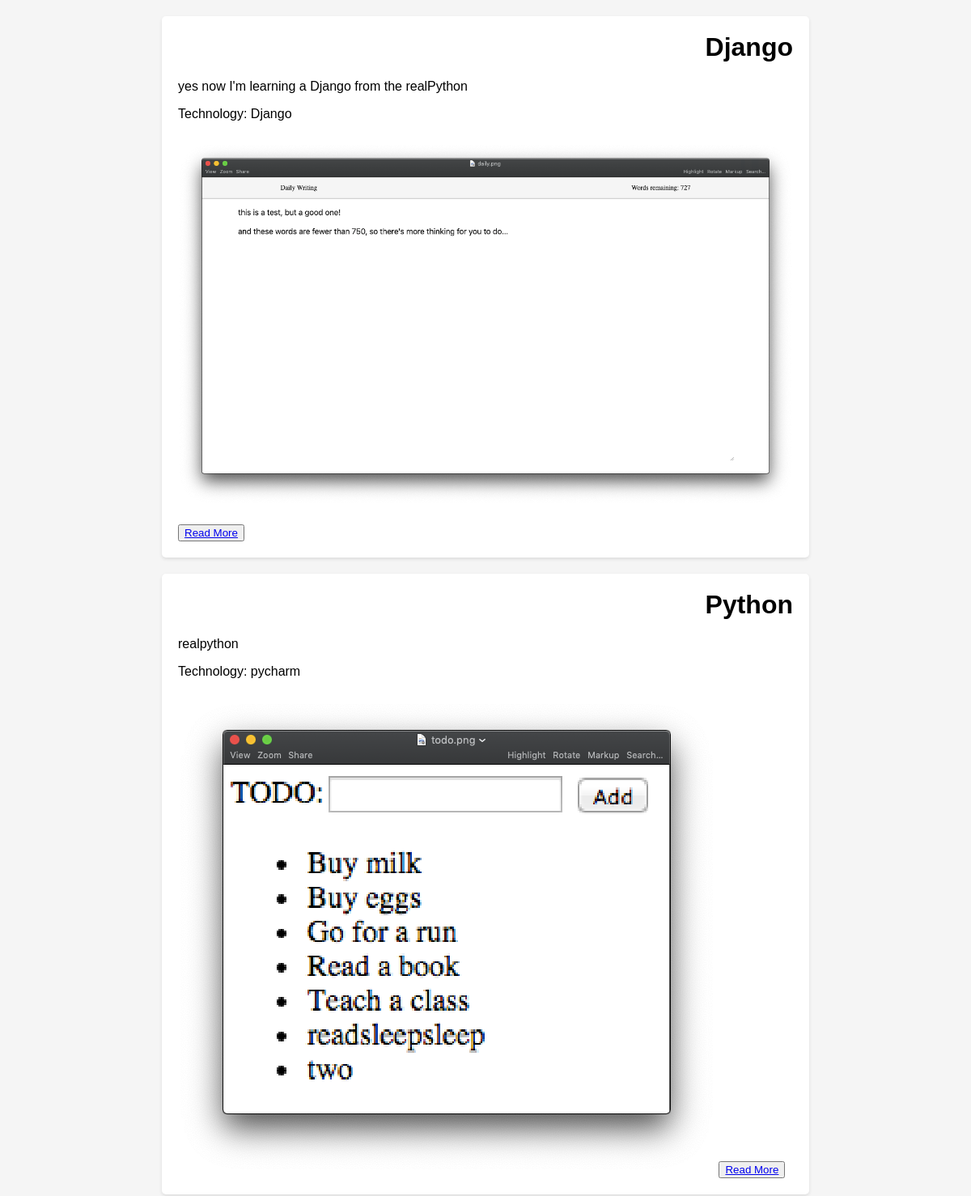
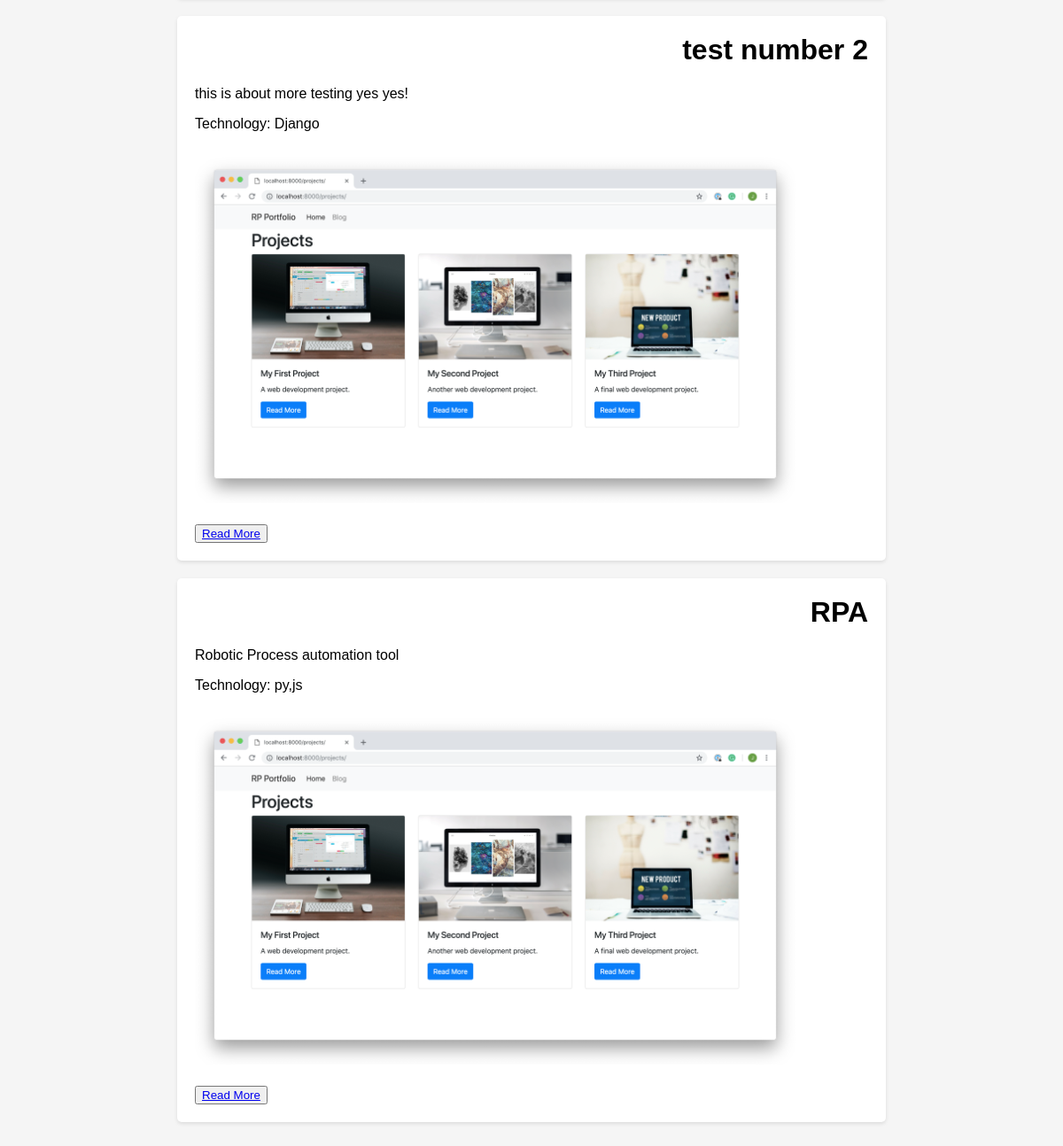
/projects/, run on the app's committed database (2 pictures, top to bottom).
### projects/models.py (models this page shows)
class  Project(models.Model):
    title = models.CharField(max_length=100)
    description = models.TextField()
    technology = models.CharField(max_length=20)
    image = models.CharField(max_length=100)

### projects/views.py (the view)
# urls.py: path('', views.all_projects,name='all_projects'),
def all_projects(request):
   project = Project.objects.all()
   return render(request, 'projects/allprojects.html',   {'projects': project})

### projects/templates/projects/allprojects.html (shortened to what this page needs)
    {% extends 'projects/base.html' %}
    {%load static %}
    {% block content %}
    <!DOCTYPE html>
    <html lang="en">
    <head>
    </head>
    <body>
        <div class="container">
            {% for project in projects %}
            <div class="project">
                <h1>{{ project.title }}</h1>
                <p>{{ project.description }}</p>
                <p>Technology: {{ project.technology }}</p>
                <img src="{% static project.image %}" alt="{{ project.title }} Image">
                <button class="read-more">
                    <a href="{% url 'projects:projects_details' project.pk %}"> Read More</a>
                </button>
            </div>
            {% endfor %}
        </div>
    </body>
    </html>
    {% endblock content %}

### projects/templates/projects/base.html (shortened to what this page needs)
<!DOCTYPE html>
<html lang="en">
<head>
    {% block content %}
    {% endblock content %}
</body>
</html>

### projects/templates/projects/allprojects.html (style rules this page uses)
body { font-family: Arial, sans-serif; margin: 0; padding: 0; background-color: #f5f5f5; }
.container { max-width: 800px; margin: 0 auto; padding: 20px; }
.project { background-color: #fff; border-radius: 5px; box-shadow: 0 2px 4px rgba(0, 0, 0, 0.1); padding: 20px; margin-bottom: 20px; }
.project h1 { margin-top: 0; text-align: right; }
.project img { max-width: 100%; height: auto; border-radius: 5px; margin-top: 10px; }
.read-more { margin-top: 20px; text-align: right; }

### data on the page
Project: title "Django", description "yes now I'm learning a Django from the realPython", technology "Django", image (picture)
Project: title "Python", description "realpython", technology "pycharm", image (picture)
Project: title "test number 2", description "this is about more testing yes yes!", technology "Django", image (picture)
Project: title "RPA", description "Robotic Process automation tool", technology "py,js", image (picture)
